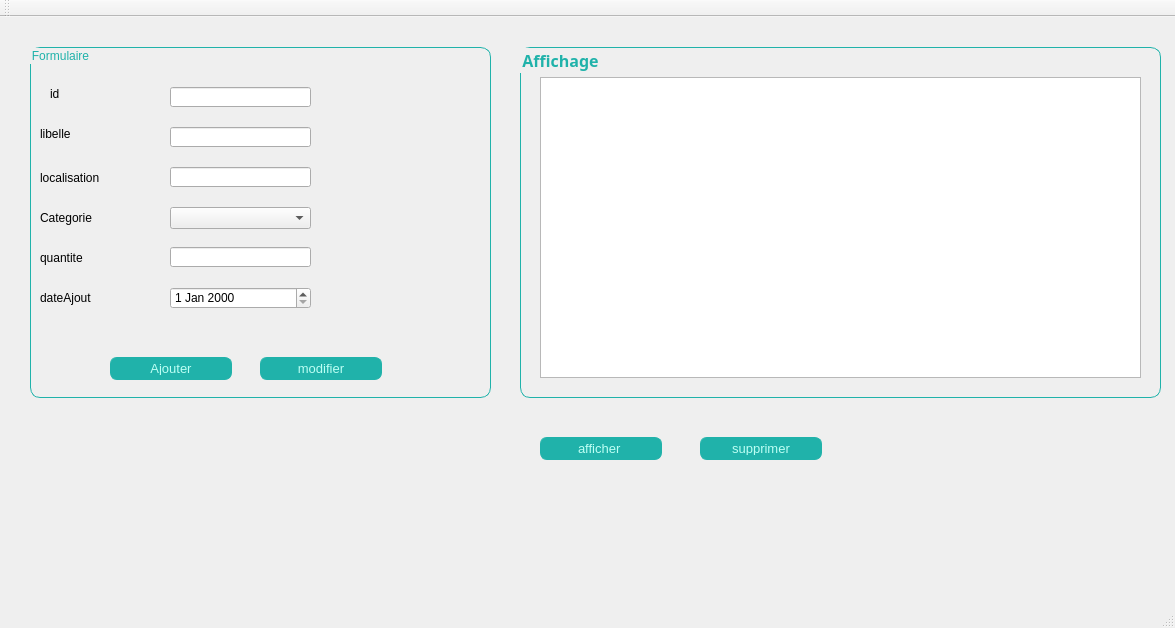
<?xml version="1.0" encoding="UTF-8"?>
<ui version="4.0">
 <class>MainWindow</class>
 <widget class="QMainWindow" name="MainWindow">
  <property name="geometry">
   <rect>
    <x>0</x>
    <y>0</y>
    <width>1175</width>
    <height>628</height>
   </rect>
  </property>
  <property name="windowTitle">
   <string>Gestion des Clients</string>
  </property>
  <property name="styleSheet">
   <string notr="true">MainWindow{
background-color: rgb(189, 189, 189);
}</string>
  </property>
  <widget class="QWidget" name="centralWidget">
   <widget class="QPushButton" name="pushButton_4">
    <property name="geometry">
     <rect>
      <x>540</x>
      <y>420</y>
      <width>122</width>
      <height>23</height>
     </rect>
    </property>
    <property name="styleSheet">
     <string notr="true">QPushButton {
color: rgb(189, 255, 244);
background-color:#20B2AA;
border-width: 1px;
border-color: #20B2AA;
border-style: solid;
border-radius: 7;
padding: 4px;
font-size: 13px;
padding-left: -10px;
padding-right: -10px;
min-width: 140px;
max-width: 50px;
min-height: 13px;
max-height: 13px;
}</string>
    </property>
    <property name="text">
     <string>afficher </string>
    </property>
   </widget>
   <widget class="QTableView" name="tableView">
    <property name="geometry">
     <rect>
      <x>540</x>
      <y>60</y>
      <width>601</width>
      <height>301</height>
     </rect>
    </property>
    <property name="editTriggers">
     <set>QAbstractItemView::AnyKeyPressed|QAbstractItemView::DoubleClicked|QAbstractItemView::EditKeyPressed|QAbstractItemView::SelectedClicked</set>
    </property>
    <property name="selectionMode">
     <enum>QAbstractItemView::MultiSelection</enum>
    </property>
   </widget>
   <widget class="QGroupBox" name="ajouter_p">
    <property name="geometry">
     <rect>
      <x>520</x>
      <y>30</y>
      <width>641</width>
      <height>351</height>
     </rect>
    </property>
    <property name="font">
     <font>
      <family>Montserrat ExtraBold</family>
      <pointsize>12</pointsize>
      <weight>75</weight>
      <italic>false</italic>
      <bold>true</bold>
     </font>
    </property>
    <property name="styleSheet">
     <string notr="true">#ajouter_p{
background-color:transparent;
border-radius:10px;
border: 1px solid #20B2AA;
color:#20B2AA;
}</string>
    </property>
    <property name="title">
     <string>Affichage</string>
    </property>
   </widget>
   <widget class="QPushButton" name="modifier">
    <property name="geometry">
     <rect>
      <x>260</x>
      <y>340</y>
      <width>122</width>
      <height>23</height>
     </rect>
    </property>
    <property name="styleSheet">
     <string notr="true">QPushButton {
color: rgb(189, 255, 244);
background-color:#20B2AA;
border-width: 1px;
border-color: #20B2AA;
border-style: solid;
border-radius: 7;
padding: 4px;
font-size: 13px;
padding-left: -10px;
padding-right: -10px;
min-width: 140px;
max-width: 50px;
min-height: 13px;
max-height: 13px;
}</string>
    </property>
    <property name="text">
     <string>modifier</string>
    </property>
   </widget>
   <widget class="QPushButton" name="supprimer">
    <property name="geometry">
     <rect>
      <x>700</x>
      <y>420</y>
      <width>122</width>
      <height>23</height>
     </rect>
    </property>
    <property name="styleSheet">
     <string notr="true">QPushButton {
color: rgb(189, 255, 244);
background-color:#20B2AA;
border-width: 1px;
border-color: #20B2AA;
border-style: solid;
border-radius: 7;
padding: 4px;
font-size: 13px;
padding-left: -10px;
padding-right: -10px;
min-width: 140px;
max-width: 50px;
min-height: 13px;
max-height: 13px;
}</string>
    </property>
    <property name="text">
     <string>supprimer</string>
    </property>
   </widget>
   <widget class="QGroupBox" name="groupBox">
    <property name="geometry">
     <rect>
      <x>30</x>
      <y>30</y>
      <width>461</width>
      <height>351</height>
     </rect>
    </property>
    <property name="styleSheet">
     <string notr="true">#groupBox{
background-color:transparent;
border-radius:10px;
border: 1px solid #20B2AA;
color:#20B2AA;
}</string>
    </property>
    <property name="title">
     <string>Formulaire</string>
    </property>
    <widget class="QLabel" name="label">
     <property name="geometry">
      <rect>
       <x>20</x>
       <y>40</y>
       <width>47</width>
       <height>13</height>
      </rect>
     </property>
     <property name="text">
      <string>id</string>
     </property>
    </widget>
    <widget class="QLabel" name="label_2">
     <property name="geometry">
      <rect>
       <x>10</x>
       <y>80</y>
       <width>47</width>
       <height>13</height>
      </rect>
     </property>
     <property name="text">
      <string>libelle</string>
     </property>
    </widget>
    <widget class="QLineEdit" name="le_id">
     <property name="geometry">
      <rect>
       <x>140</x>
       <y>40</y>
       <width>141</width>
       <height>20</height>
      </rect>
     </property>
    </widget>
    <widget class="QLineEdit" name="le_libelle">
     <property name="geometry">
      <rect>
       <x>140</x>
       <y>80</y>
       <width>141</width>
       <height>20</height>
      </rect>
     </property>
    </widget>
    <widget class="QLineEdit" name="le_quantite">
     <property name="geometry">
      <rect>
       <x>140</x>
       <y>200</y>
       <width>141</width>
       <height>20</height>
      </rect>
     </property>
    </widget>
    <widget class="QLabel" name="vvv">
     <property name="geometry">
      <rect>
       <x>10</x>
       <y>200</y>
       <width>61</width>
       <height>21</height>
      </rect>
     </property>
     <property name="text">
      <string>quantite</string>
     </property>
    </widget>
    <widget class="QLabel" name="label_5">
     <property name="geometry">
      <rect>
       <x>10</x>
       <y>240</y>
       <width>61</width>
       <height>21</height>
      </rect>
     </property>
     <property name="text">
      <string>dateAjout</string>
     </property>
    </widget>
    <widget class="QLineEdit" name="le_localisation">
     <property name="geometry">
      <rect>
       <x>140</x>
       <y>120</y>
       <width>141</width>
       <height>20</height>
      </rect>
     </property>
    </widget>
    <widget class="QLabel" name="label_6">
     <property name="geometry">
      <rect>
       <x>10</x>
       <y>120</y>
       <width>71</width>
       <height>21</height>
      </rect>
     </property>
     <property name="text">
      <string>localisation</string>
     </property>
    </widget>
    <widget class="QDateEdit" name="le_dateAjouter">
     <property name="geometry">
      <rect>
       <x>140</x>
       <y>240</y>
       <width>141</width>
       <height>22</height>
      </rect>
     </property>
    </widget>
    <widget class="QPushButton" name="ajouter">
     <property name="geometry">
      <rect>
       <x>80</x>
       <y>310</y>
       <width>122</width>
       <height>23</height>
      </rect>
     </property>
     <property name="styleSheet">
      <string notr="true">QPushButton {
color: rgb(189, 255, 244);
background-color:#20B2AA;
border-width: 1px;
border-color: #20B2AA;
border-style: solid;
border-radius: 7;
padding: 4px;
font-size: 13px;
padding-left: -10px;
padding-right: -10px;
min-width: 140px;
max-width: 50px;
min-height: 13px;
max-height: 13px;
}</string>
     </property>
     <property name="text">
      <string>Ajouter</string>
     </property>
    </widget>
    <widget class="QComboBox" name="le_categorie">
     <property name="geometry">
      <rect>
       <x>140</x>
       <y>160</y>
       <width>141</width>
       <height>22</height>
      </rect>
     </property>
     <item>
      <property name="text">
       <string/>
      </property>
     </item>
     <item>
      <property name="text">
       <string>k</string>
      </property>
     </item>
     <item>
      <property name="text">
       <string>e</string>
      </property>
     </item>
     <item>
      <property name="text">
       <string>n</string>
      </property>
     </item>
    </widget>
    <widget class="QLabel" name="label_7">
     <property name="geometry">
      <rect>
       <x>10</x>
       <y>160</y>
       <width>71</width>
       <height>21</height>
      </rect>
     </property>
     <property name="text">
      <string>Categorie</string>
     </property>
    </widget>
   </widget>
   <widget class="QLabel" name="label_3">
    <property name="geometry">
     <rect>
      <x>-24</x>
      <y>-7</y>
      <width>1201</width>
      <height>601</height>
     </rect>
    </property>
    <property name="styleSheet">
     <string notr="true">background-image: url(:/resources/v870-mynt-13.jpg);</string>
    </property>
    <property name="text">
     <string/>
    </property>
   </widget>
   <zorder>label_3</zorder>
   <zorder>groupBox</zorder>
   <zorder>ajouter_p</zorder>
   <zorder>pushButton_4</zorder>
   <zorder>tableView</zorder>
   <zorder>modifier</zorder>
   <zorder>supprimer</zorder>
  </widget>
  <widget class="QMenuBar" name="menuBar">
   <property name="geometry">
    <rect>
     <x>0</x>
     <y>0</y>
     <width>1175</width>
     <height>22</height>
    </rect>
   </property>
  </widget>
  <widget class="QToolBar" name="mainToolBar">
   <attribute name="toolBarArea">
    <enum>TopToolBarArea</enum>
   </attribute>
   <attribute name="toolBarBreak">
    <bool>false</bool>
   </attribute>
  </widget>
  <widget class="QStatusBar" name="statusBar"/>
 </widget>
 <layoutdefault spacing="6" margin="11"/>
 <resources/>
 <connections/>
</ui>
